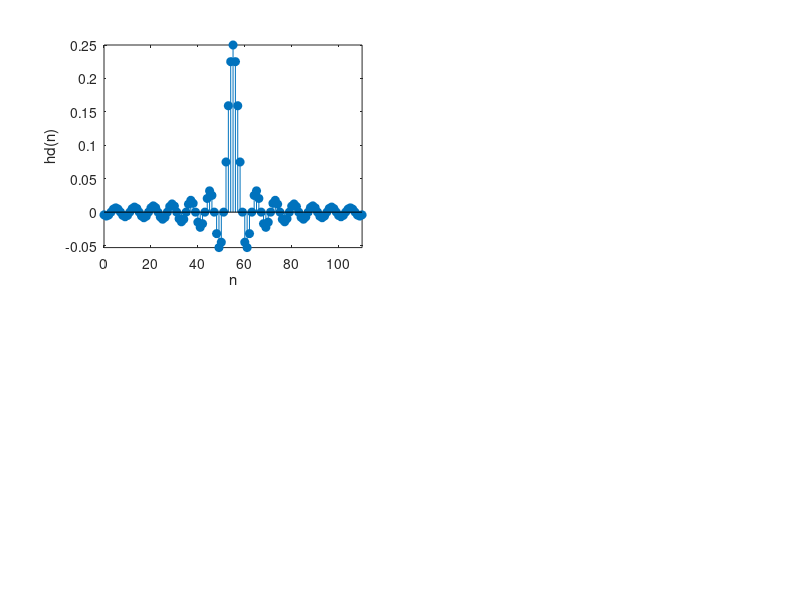

Here is the MATLAB script that generated this plot: (Note: this script raises an error after producing the figure.)
%布莱克曼窗
wp=0.2*pi;
wst=0.3*pi;
tr_width=wst-wp;
N = ceil(11*pi/tr_width)+1;
n = 0:N-1;
wc = (wp+wst)/2;
alpha = (N-1)/2;
hd = (wc/pi)*sinc((wc/pi) * (n-alpha));
w_blackman = blackman(N)';
h = hd.*w_blackman;
subplot(221);
stem(n,hd,'filled');
axis tight;
xlabel('n');
ylabel('hd(n)');
[Hr,w1] = zerophase(h);
subplot(222);
plot(w1/pi,Hr);
axis tight;
xlabel('\omega/\pi');
ylabel('H(\omega)');
subplot(223);
stem(n,h,'filled');
axis tight;
xlabel('n');
ylabel('h(n)');
[H,w] = freqz(h,1);
subplot(224);
plot(w/pi,20*log10(abs(H)/max(abs(H))));
xlabel('\omega/\pi');
ylabel('dB');
grid on;